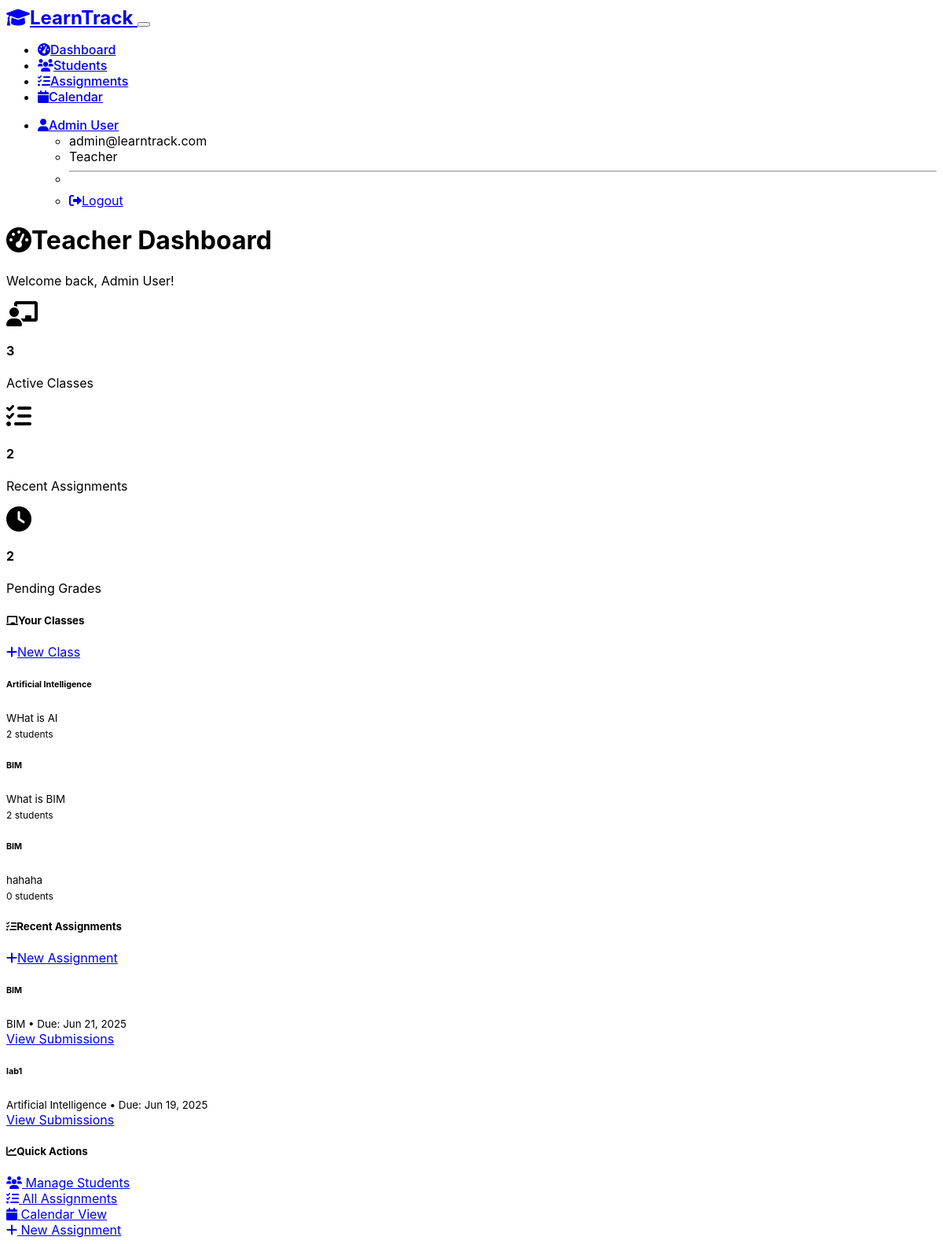
Screenshot of /teacher/dashboard (signed in) with the database file from the repository.
### models.py (models this page shows, shortened)
class User(UserMixin, db.Model):
    id = db.Column(db.Integer, primary_key=True)
    email = db.Column(db.String(120), unique=True, nullable=False)
    name = db.Column(db.String(100), nullable=False)
    role = db.Column(db.String(20), nullable=False)  # 'teacher' or 'student'
    password_hash = db.Column(db.String(256), nullable=False)
    created_at = db.Column(db.DateTime, default=datetime.utcnow)
    taught_classes = db.relationship('Class', backref='teacher', lazy=True, foreign_keys='Class.teacher_id')
    assignments_created = db.relationship('Assignment', backref='creator', lazy=True, foreign_keys='Assignment.teacher_id')
    submissions = db.relationship('Submission', backref='student', lazy=True, foreign_keys='Submission.student_id')
    enrollments = db.relationship('Enrollment', backref='student', lazy=True, foreign_keys='Enrollment.student_id')
    def is_teacher(self):
        return self.role == 'teacher'

class Class(db.Model):
    id = db.Column(db.Integer, primary_key=True)
    name = db.Column(db.String(100), nullable=False)
    description = db.Column(db.Text)
    teacher_id = db.Column(db.Integer, db.ForeignKey('user.id'), nullable=False)
    created_at = db.Column(db.DateTime, default=datetime.utcnow)
    assignments = db.relationship('Assignment', backref='class_obj', lazy=True)
    enrollments = db.relationship('Enrollment', backref='class_obj', lazy=True)

class Assignment(db.Model):
    id = db.Column(db.Integer, primary_key=True)
    title = db.Column(db.String(200), nullable=False)
    description = db.Column(db.Text)
    due_date = db.Column(db.DateTime, nullable=False)
    max_score = db.Column(db.Integer, default=10)
    teacher_id = db.Column(db.Integer, db.ForeignKey('user.id'), nullable=False)
    class_id = db.Column(db.Integer, db.ForeignKey('class.id'), nullable=False)
    attachment_path = db.Column(db.String(255))  # Path to uploaded assignment file
    created_at = db.Column(db.DateTime, default=datetime.utcnow)
    submissions = db.relationship('Submission', backref='assignment', lazy=True, cascade='all, delete-orphan')

### routes.py (the view)
@teacher_bp.route('/dashboard')
@login_required
def dashboard():
    if not current_user.is_teacher():
        flash('Access denied.', 'danger')
        return redirect(url_for('main.index'))
    classes = Class.query.filter_by(teacher_id=current_user.id).all()
    recent_assignments = Assignment.query.filter_by(teacher_id=current_user.id).order_by(Assignment.created_at.desc()).limit(5).all()
    pending_submissions = db.session.query(Submission).join(Assignment).filter(
        Assignment.teacher_id == current_user.id,
        Submission.score.is_(None)
    ).count()
    return render_template('teacher/dashboard.html',
                         classes=classes,
                         recent_assignments=recent_assignments,
                         pending_submissions=pending_submissions)

### app.py (called while the page is built)
@login_manager.user_loader
def load_user(user_id):
    from models import User
    return User.query.get(int(user_id))

### templates/teacher/dashboard.html (shortened to what this page needs)
{% extends "base.html" %}
{% block content %}
<div class="row mb-4">
    <div class="col">
        <h1><i class="fas fa-tachometer-alt me-2"></i>Teacher Dashboard</h1>
        <p class="text-muted">Welcome back, {{ current_user.name }}!</p>
    </div>
</div>
<div class="row mb-4">
    <div class="col-md-4 mb-3">
        <div class="card text-center">
            <div class="card-body">
                <i class="fas fa-chalkboard-teacher fa-2x text-primary mb-3"></i>
                <h4>{{ classes|length }}</h4>
                <p class="mb-0">Active Classes</p>
            </div>
        </div>
    </div>
    <div class="col-md-4 mb-3">
        <div class="card text-center">
            <div class="card-body">
                <i class="fas fa-tasks fa-2x text-success mb-3"></i>
                <h4>{{ recent_assignments|length }}</h4>
                <p class="mb-0">Recent Assignments</p>
            </div>
        </div>
    </div>
    <div class="col-md-4 mb-3">
        <div class="card text-center">
            <div class="card-body">
                <i class="fas fa-clock fa-2x text-warning mb-3"></i>
                <h4>{{ pending_submissions }}</h4>
                <p class="mb-0">Pending Grades</p>
            </div>
        </div>
    </div>
</div>
<div class="row">
    <div class="col-md-6 mb-4">
        <div class="card">
            <div class="card-header d-flex justify-content-between align-items-center">
                <h5 class="mb-0"><i class="fas fa-chalkboard me-2"></i>Your Classes</h5>
                <a href="{{ url_for('teacher.create_class') }}" class="btn btn-sm btn-primary">
                    <i class="fas fa-plus me-1"></i>New Class
                </a>
            </div>
            <div class="card-body">
                {% if classes %}
                    {% for class in classes %}
                    <div class="d-flex justify-content-between align-items-center py-2 border-bottom">
                        <div>
                            <h6 class="mb-0">{{ class.name }}</h6>
                            <small class="text-muted">{{ class.description or 'No description' }}</small>
                        </div>
                        <div>
                            <span class="badge bg-secondary">{{ class.enrollments|length }} students</span>
                        </div>
                    </div>
                    {% endfor %}
                {% else %}
                    <div class="text-center py-4">
                        <i class="fas fa-chalkboard fa-3x text-muted mb-3"></i>
                        <p class="text-muted">No classes created yet</p>
                        <a href="{{ url_for('teacher.create_class') }}" class="btn btn-primary">Create Your First Class</a>
                    </div>
                {% endif %}
            </div>
        </div>
    </div>
    <div class="col-md-6 mb-4">
        <div class="card">
            <div class="card-header d-flex justify-content-between align-items-center">
                <h5 class="mb-0"><i class="fas fa-tasks me-2"></i>Recent Assignments</h5>
                <a href="{{ url_for('teacher.create_assignment') }}" class="btn btn-sm btn-primary">
                    <i class="fas fa-plus me-1"></i>New Assignment
                </a>
            </div>
            <div class="card-body">
                {% if recent_assignments %}
                    {% for assignment in recent_assignments %}
                    <div class="d-flex justify-content-between align-items-center py-2 border-bottom">
                        <div>
                            <h6 class="mb-0">{{ assignment.title }}</h6>
                            <small class="text-muted">{{ assignment.class_obj.name }} • Due: {{ assignment.due_date.strftime('%b %d, %Y') }}</small>
                        </div>
                        <div>
                            <a href="{{ url_for('teacher.view_submissions', assignment_id=assignment.id) }}" class="btn btn-sm btn-outline-primary">
                                View Submissions
                            </a>
                        </div>
                    </div>
                    {% endfor %}
                {% else %}
                    <div class="text-center py-4">
                        <i class="fas fa-tasks fa-3x text-muted mb-3"></i>
                        <p class="text-muted">No assignments created yet</p>
                        <a href="{{ url_for('teacher.create_assignment') }}" class="btn btn-primary">Create Your First Assignment</a>
                    </div>
                {% endif %}
            </div>
        </div>
    </div>
</div>
<div class="row">
    <div class="col">
        <div class="card">
            <div class="card-header">
                <h5 class="mb-0"><i class="fas fa-chart-line me-2"></i>Quick Actions</h5>
            </div>
            <div class="card-body">
                <div class="row">
                    <div class="col-md-3 mb-2">
                        <a href="{{ url_for('teacher.students') }}" class="btn btn-outline-primary w-100">
                            <i class="fas fa-users d-block mb-2"></i>
                            Manage Students
                        </a>
                    </div>
                    <div class="col-md-3 mb-2">
                        <a href="{{ url_for('teacher.assignments') }}" class="btn btn-outline-primary w-100">
                            <i class="fas fa-tasks d-block mb-2"></i>
                            All Assignments
                        </a>
                    </div>
                    <div class="col-md-3 mb-2">
                        <a href="{{ url_for('main.calendar') }}" class="btn btn-outline-primary w-100">
                            <i class="fas fa-calendar d-block mb-2"></i>
                            Calendar View
                        </a>
                    </div>
                    <div class="col-md-3 mb-2">
                        <a href="{{ url_for('teacher.create_assignment') }}" class="btn btn-primary w-100">
                            <i class="fas fa-plus d-block mb-2"></i>
                            New Assignment
                        </a>
                    </div>
                </div>
            </div>
        </div>
    </div>
</div>
{% endblock %}

### templates/base.html (shortened to what this page needs)
<!DOCTYPE html>
<html lang="en" data-bs-theme="dark">
<head>
    <link href="https://cdn.replit.com/agent/bootstrap-agent-dark-theme.min.css" rel="stylesheet">
    <link href="https://cdnjs.cloudflare.com/ajax/libs/font-awesome/6.0.0/css/all.min.css" rel="stylesheet">
    <link href='https://cdn.jsdelivr.net/npm/fullcalendar@6.1.8/index.global.min.css' rel='stylesheet'>
    <link href="{{ url_for('static', filename='css/style.css') }}" rel="stylesheet">
</head>
<body>
    <nav class="navbar navbar-expand-lg navbar-dark bg-dark">
        <div class="container">
            <a class="navbar-brand" href="{{ url_for('main.index') }}">
                <i class="fas fa-graduation-cap me-2"></i>LearnTrack
            </a>
            {% if current_user.is_authenticated %}
            <button class="navbar-toggler" type="button" data-bs-toggle="collapse" data-bs-target="#navbarNav">
            </button>
            <div class="collapse navbar-collapse" id="navbarNav">
                <ul class="navbar-nav me-auto">
                    {% if current_user.is_teacher() %}
                    <li class="nav-item">
                        <a class="nav-link" href="{{ url_for('teacher.dashboard') }}">
                            <i class="fas fa-tachometer-alt me-1"></i>Dashboard
                        </a>
                    </li>
                    <li class="nav-item">
                        <a class="nav-link" href="{{ url_for('teacher.students') }}">
                            <i class="fas fa-users me-1"></i>Students
                        </a>
                    </li>
                    <li class="nav-item">
                        <a class="nav-link" href="{{ url_for('teacher.assignments') }}">
                            <i class="fas fa-tasks me-1"></i>Assignments
                        </a>
                    </li>
                    {% endif %}
                    <li class="nav-item">
                        <a class="nav-link" href="{{ url_for('main.calendar') }}">
                            <i class="fas fa-calendar me-1"></i>Calendar
                        </a>
                    </li>
                </ul>
                <ul class="navbar-nav">
                    <li class="nav-item dropdown">
                        <a class="nav-link dropdown-toggle" href="#" role="button" data-bs-toggle="dropdown">
                            <i class="fas fa-user me-1"></i>{{ current_user.name }}
                        </a>
                        <ul class="dropdown-menu">
                            <li><span class="dropdown-item-text">{{ current_user.email }}</span></li>
                            <li><span class="dropdown-item-text text-muted">{{ current_user.role.title() }}</span></li>
                            <li><hr class="dropdown-divider"></li>
                            <li><a class="dropdown-item" href="{{ url_for('auth.logout') }}">
                                <i class="fas fa-sign-out-alt me-1"></i>Logout
                            </a></li>
                        </ul>
                    </li>
                </ul>
            </div>
            {% endif %}
        </div>
    </nav>
    <main class="container my-4">
        {% block content %}{% endblock %}
    </main>
</body>
</html>

### static/css/style.css (style rules this page uses)
body { font-family: -apple-system, BlinkMacSystemFont, 'Segoe UI', Roboto, sans-serif; }
.card { transition: transform 0.2s ease-in-out, box-shadow 0.2s ease-in-out; }
.badge { font-size: 0.75em; }
.navbar-brand { font-weight: 700; font-size: 1.5rem; }
.nav-link { font-weight: 500; }

### rows the page displays
User: name "Admin User", email "admin@learntrack.com", role "Teacher"
Class: name "Artificial Intelligence", description "WHat is AI", enrollments|length "2"
Class: name "BIM", description "What is BIM", enrollments|length "2"
Class: name "BIM", description "hahaha", enrollments|length "0"
Assignment: title "BIM", class_obj.name "BIM", due_date "Jun 21, 2025"
Assignment: title "lab1", class_obj.name "Artificial Intelligence", due_date "Jun 19, 2025"

### other values shown
{{ classes|length }} "3"
{{ recent_assignments|length }} "2"
{{ pending_submissions }} "2"
